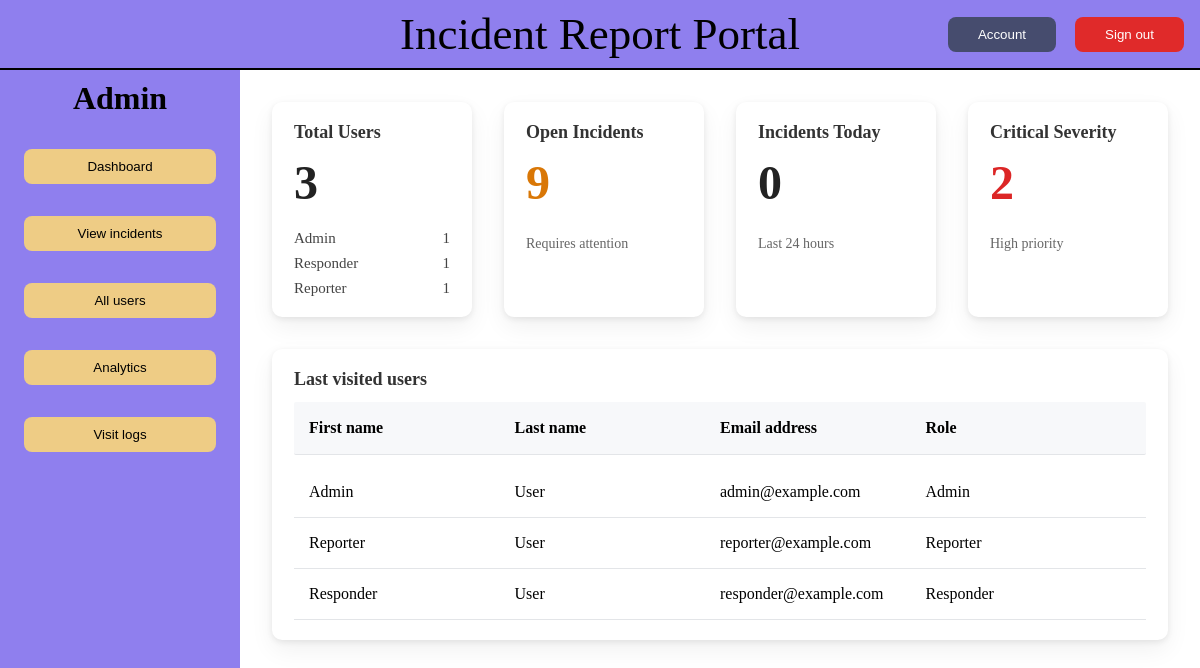
Page /main.php (signed in) on the committed database.
### tables this page shows
CREATE TABLE user (
    user_id INT AUTO_INCREMENT PRIMARY KEY,
    role_id INT NOT NULL,
    first_name VARCHAR(50),
    last_name VARCHAR(50),
    username VARCHAR(50) UNIQUE NOT NULL,
    email VARCHAR(255) UNIQUE NOT NULL,
    password_hash VARCHAR(255) NOT NULL,
    created_at DATETIME DEFAULT CURRENT_TIMESTAMP,
    FOREIGN KEY (role_id) REFERENCES role(role_id)
);

CREATE TABLE role (
    role_id INT AUTO_INCREMENT PRIMARY KEY,
    role VARCHAR(50) NOT NULL
);

### main.php (the view, shortened to what this page needs)
<?php
require_once "./includes/db.php";
$content = "";
if ($_SESSION["role"] === "admin") {
  $sql_all_users = "SELECT
    COUNT(*) AS total_users,
    SUM(role.role = 'Admin') AS admins,
    SUM(role.role = 'Responder') AS responders,
    SUM(role.role = 'Reporter') AS reporters
    FROM user
    JOIN role ON user.role_id = role.role_id;
";
  try {
    $stmt = $mysqli->prepare($sql_all_users);
    $stmt->execute();
    $result = $stmt->get_result()->fetch_assoc();
    $total_users = (int) $result["total_users"] ?? 0;
    $total_admins = (int) $result["admins"] ?? 0;
    $total_responders = (int) $result["responders"] ?? 0;
    $total_reporters = (int) $result["reporters"] ?? 0;
  } catch (mysqli_sql_exception $e) {
    setAlert("Failed to fetch users", "error", "/pages/admin/allUsers.php");
  }
  $sql_critical_count = "SELECT SUM(incident.severity_id = 2) AS critical_count FROM incident;";
  try {
    $stmt = $mysqli->prepare($sql_critical_count);
    $stmt->execute();
    $result = $stmt->get_result()->fetch_assoc();
    $critical_count = (int) $result["critical_count"] ?? 0;
  } catch (mysqli_sql_exception $e) {
    setAlert("Failed to fetch critical count", "error", "/pages/admin/allUsers.php");
  }
  $sql_incidents_today =
    "SELECT COUNT(*) AS incidents_today
    FROM incident
    WHERE occurrence_datetime >= CURDATE()
    AND occurrence_datetime < CURDATE() + INTERVAL 1 DAY;";
  try {
    $stmt = $mysqli->prepare($sql_incidents_today);
    $stmt->execute();
    $result = $stmt->get_result()->fetch_assoc();
    $incidents_today_count = (int) $result["incidents_today"] ?? 0;
  } catch (mysqli_sql_exception $e) {
    setAlert("Failed to fetch todays incident count", "error", "/pages/admin/allUsers.php");
  }
  $sql_open_incidents =
    "SELECT COUNT(*) AS open_incidents
    FROM incident_status
    WHERE incident_status.status_id = 2
    OR incident_status.status_id = 1; ";
  try {
    $stmt = $mysqli->prepare($sql_open_incidents);
    $stmt->execute();
    $result = $stmt->get_result()->fetch_assoc();
    $open_incidents_count = (int) $result["open_incidents"] ?? 0;
  } catch (mysqli_sql_exception $e) {
    setAlert("Failed to fetch open incident count", "error", "/pages/admin/allUsers.php");
  }
  $content .= "
<div class='admin-dashboard'>
  <div class='dashboard-card total-users'>
    <h3>Total Users</h3>
    <p class='big-number'>{$total_users}</p>
    <ul>
      <li><span>Admin</span><span>{$total_admins}</span></li>
      <li><span>Responder</span><span>{$total_responders}</span></li>
      <li><span>Reporter</span><span>{$total_reporters}</span></li>
    </ul>
  </div>
  <div class='dashboard-card open-incidents'>
    <h3>Open Incidents</h3>
    <p class='big-number warning'>{$open_incidents_count}</p>
    <p class='subtext'>Requires attention</p>
  </div>
  <div class='dashboard-card incidents-today'>
    <h3>Incidents Today</h3>
    <p class='big-number'>{$incidents_today_count}</p>
    <p class='subtext'>Last 24 hours</p>
  </div>
  <div class='dashboard-card critical-incidents'>
    <h3>Critical Severity</h3>
    <p class='big-number danger'>{$critical_count}</p>
    <p class='subtext'>High priority</p>
  </div>
  <div class='dashboard-card last-visited-users'>
    <h3>Last visited users</h3>
    <div class='last-visited-users-header'>
      <p>First name</p>
      <p>Last name</p>
      <p>Email address</p>
      <p>Role</p>
    </div>
    <ul class='last-visited-user-list'>";
  $sql = "
  SELECT
    u.user_id,
    u.first_name,
    u.last_name,
    u.email,
    r.role,
    MAX(uvl.visit_log_id) AS last_visit_id
FROM user_visit_log uvl
JOIN user u ON uvl.user_id = u.user_id
JOIN role r ON u.role_id = r.role_id
GROUP BY
    u.user_id,
    u.first_name,
    u.last_name,
    u.email,
    r.role
ORDER BY last_visit_id DESC
LIMIT 5; ";
  $result = $mysqli->query($sql);
  if ($result && $result->num_rows > 0) {
    while ($row = $result->fetch_assoc()) {
      $content .= "
      <li>
        <p>{$row['first_name']}</p>
        <p>{$row['last_name']}</p>
        <p>{$row['email']}</p>
        <p>{$row['role']}</p>
      </li>
    ";
    }
  }
  $content .= "
    </ul>
  </div>
</div>
";
} else if ($_SESSION["role"] === "responder") {
  $content .= "RESPONDER";
} else if ($_SESSION["role"] === "reporter") {
  $content .= "REPORTER";
}
require_once "./includes/layout.php";
?>

### includes/layout.php (shortened to what this page needs)
<!DOCTYPE html>
<html lang="en">
<head>
  <link rel="stylesheet" href="/css/main.css">
  <link rel="stylesheet" href="/css/incident_form.css">
  <link rel="stylesheet" href="/css/incidents.css">
  <link rel="stylesheet" href="/css/global.css">
  <link rel="stylesheet" href="/css/all_users.css">
  <link rel="stylesheet" href="/css/add_user.css">
  <link rel="stylesheet" href="/css/visitLogs.css">
  <link rel="stylesheet" href="/css/error.css">
</head>
<body>
  <header>
    <p>Incident Report Portal
    </p>
    <div>
      <button>Account</button>
      <button onclick=" window.location.href='/logout.php'">Sign out</button>
    </div>
  </header>
  <aside>
    <?php
    $buttons = "";
    if ($_SESSION["role"] === "admin") {
      $buttons .= <<<HTML
        <div class="aside-button-container" id="admin">
            <p>Admin</p>
            <button onclick="window.location.href='/main.php'">Dashboard</button>
            <button onclick="window.location.href='/pages/admin/incidents.php'">View incidents</button>
          <button onclick="window.location.href='/pages/admin/allUsers.php'">All users</button>
          <button onclick="window.location.href='/pages/admin/analytics.php'">Analytics</button>
          <button onclick="window.location.href='/pages/admin/visitLogs.php'">Visit logs</button>
        </div>
      HTML;
    }
    echo $buttons;
    ?>
  </aside>
  <main>
    <?php
    echo $content;
    ?>
  </main>
</body>
</html>

### css/main.css (style rules this page uses)
body { display: grid; grid-template-columns: 15rem auto; grid-template-rows: auto 1fr; height: 100vh; width: 100vw; margin: 0; }
header { background-color: #8f7fee; grid-column: 1 / 3; grid-row: 1; border-bottom: 2px solid black; display: grid; grid-template-columns: 1fr auto 1fr; align-items: center; padding: 0.5rem 1rem; }
header > p { font-size: 45px; grid-column: 2; text-align: center; margin: 0; }
header > div { grid-column: 3; justify-self: end; }
header > div > button { padding: 10px 30px 10px 30px; border: none; border-radius: 8px; color: white; transition: 0.1s; }
header > div > button:first-of-type { background-color: #464c6e; margin-right: 15px; }
header > div > button:last-of-type { background-color: #e02a2a; }
aside { background-color: #8f7fee; grid-column: 1; grid-row: 2; display: flex; align-items: center; flex-direction: column; gap: 20px; }
.aside-button-container { width: 80%; display: flex; align-items: center; flex-direction: column; gap: 32px; }
.aside-button-container > button { background-color: #eecc85; padding: 10px 30px 10px 30px; border: none; border-radius: 8px; color: black; width: 100%; margin-left: 10px; margin-right: 10px; transition: 0.1s; }
.aside-button-container > p { margin-top: 10px; margin-bottom: 0; font-weight: bold; font-size: 32px; }
main { grid-column: 2; grid-row: 2; display: flex; align-items: flex-start; justify-content: center; overflow: hidden; padding: 2rem; }
.admin-dashboard { display: grid; grid-template-columns: repeat(4, 1fr); gap: 32px; width: 100%; }
.dashboard-card { background-color: #ffffff; border-radius: 10px; padding: 20px 22px; box-shadow: 0 2px 6px rgba(0, 0, 0, 0.08), 0 10px 24px rgba(0, 0, 0, 0.06); display: flex; flex-direction: column; gap: 12px; }
.dashboard-card h3 { margin: 0; font-size: 18px; font-weight: 600; color: #333; }
.big-number { font-size: 48px; font-weight: 700; color: #222; margin: 0; }
.big-number.warning { color: #d97706; }
.big-number.danger { color: #dc2626; }
.subtext { font-size: 14px; color: #666; }
.total-users ul { list-style: none; padding: 0; margin: 8px 0 0 0; display: flex; flex-direction: column; gap: 8px; }
.total-users li { display: flex; justify-content: space-between; font-size: 15px; color: #444; }
.last-visited-users { grid-column: 1 / 5; }
.last-visited-user-list { list-style: none; padding: 0; margin: 0; }
.last-visited-users-header { display: grid; grid-template-columns: 2fr 2fr 2fr 1fr 1fr; font-weight: bold; background: #f7f8fa; padding: 1px 15px; border-radius: 2px; border-bottom: 1px solid #e3e5e8; }
.last-visited-user-list > li { display: grid; grid-template-columns: 2fr 2fr 2fr 1fr 1fr; align-items: center; padding: 0 15px; margin: 0; border-bottom: 1px solid #e3e5e8; background: white; }

### css/global.css (style rules this page uses)
:root { --primary-bg-color: #8f7fee; --primary-bg-hover-color: #7541ef; --primary-bt-color: #eecc85; --primary-bt-hover-color: #e6b863; --primary-bt-delete-color: #e02a2a; --primary-bt-delete-hover-color: #b32222; }

### rows in the picture
user: first_name "Admin", last_name "User", email "admin@example.com", role.role "Admin"
user: first_name "Reporter", last_name "User", email "reporter@example.com", role.role "Reporter"
user: first_name "Responder", last_name "User", email "responder@example.com", role.role "Responder"

### other values in the picture
$total_users "3"
$total_admins "1"
$total_responders "1"
$total_reporters "1"
$open_incidents_count "9"
$incidents_today_count "0"
$critical_count "2"
